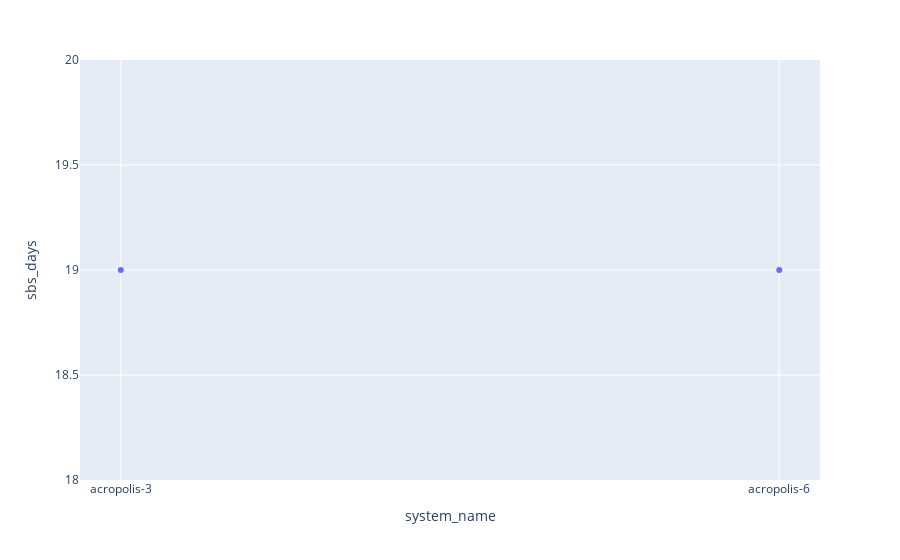

Here is the notebook cell this chart was saved with:
### Code cell
# 144 * 10 minute intervals in 1 day - 3 * 10 min intervals in one calibration
# 24* 1h interval in 1 day

df_plot = df.sort("datetime") \
    .group_by(["system_name", "system_id"]) \
    .agg((pl.col("gmp343_corrected").count() / 24).cast(int).alias("sbs_days")) \
    .join(df_sbs, on="system_id") \
    .drop("^.*_right$") \
    .sort("system_id")

fig = px.scatter(df_plot, x="system_name", y="sbs_days")
fig.show()

### Figure 1 — Plotly figure (JSON) as saved in the notebook; plotly's stock layout.template omitted (floating-point values rounded to 4 significant figures)
{"data": [{"hovertemplate": "system_name=%{x}<br>sbs_days=%{y}<extra></extra>", "legendgroup": "", "marker": {"color": "#636efa", "symbol": "circle"}, "mode": "markers", "name": "", "orientation": "v", "showlegend": false, "type": "scatter", "x": ["acropolis-3", "acropolis-6"], "xaxis": "x", "y": [19, 19], "yaxis": "y"}], "layout": {"legend": {"tracegroupgap": 0}, "margin": {"t": 60}, "xaxis": {"anchor": "y", "domain": [0, 1], "title": {"text": "system_name"}}, "yaxis": {"anchor": "x", "domain": [0, 1], "title": {"text": "sbs_days"}}}}
